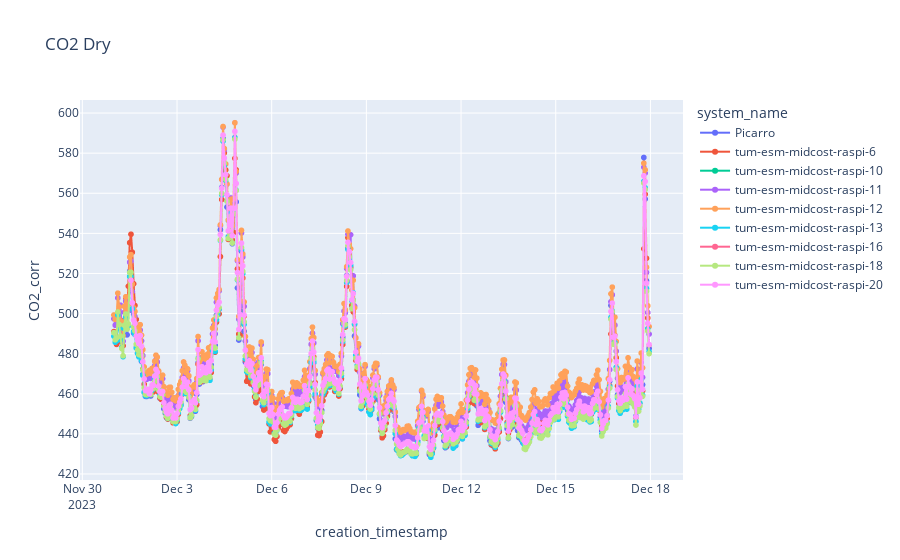
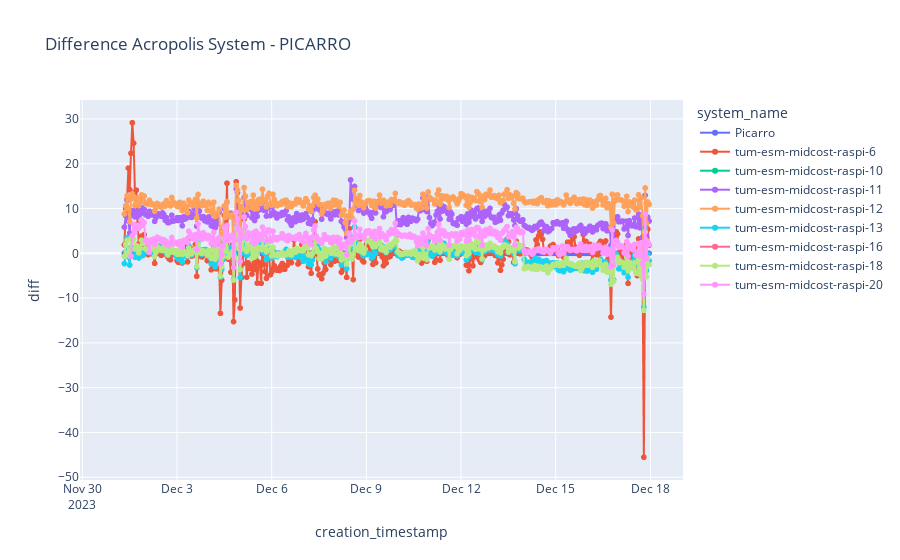

Write notebook code for charts like these, in order.
### Code cell
import plotly.express as px

fig = px.line(df_cal_corr_agg, x="creation_timestamp", y=f"CO2_corr", markers=True, title = "CO2 Dry", color="system_name")
fig.show()

fig = px.line(df_cal_corr_agg, x="creation_timestamp", y=f"diff", markers=True, title = "Difference Acropolis System - PICARRO", color="system_name")
fig.show()

### Figure 1 — Plotly figure (JSON) as saved in the notebook; plotly's stock layout.template omitted (floating-point values rounded to 4 significant figures; data arrays with more than 128 entries replaced by an {"elided": "..."} marker saying what was removed)
{"data": [{"hovertemplate": "system_name=Picarro<br>creation_timestamp=%{x}<br>CO2_corr=%{y}<extra></extra>", "legendgroup": "Picarro", "line": {"color": "#636efa", "dash": "solid"}, "marker": {"symbol": "circle"}, "mode": "lines+markers", "name": "Picarro", "showlegend": true, "type": "scattergl", "x": {"elided": "400 str values"}, "xaxis": "x", "y": {"elided": "400 float values"}, "yaxis": "y"}, {"hovertemplate": "system_name=tum-esm-midcost-raspi-6<br>creation_timestamp=%{x}<br>CO2_corr=%{y}<extra></extra>", "legendgroup": "tum-esm-midcost-raspi-6", "line": {"color": "#EF553B", "dash": "solid"}, "marker": {"symbol": "circle"}, "mode": "lines+markers", "name": "tum-esm-midcost-raspi-6", "showlegend": true, "type": "scattergl", "x": {"elided": "408 str values"}, "xaxis": "x", "y": {"elided": "408 float values"}, "yaxis": "y"}, {"hovertemplate": "system_name=tum-esm-midcost-raspi-10<br>creation_timestamp=%{x}<br>CO2_corr=%{y}<extra></extra>", "legendgroup": "tum-esm-midcost-raspi-10", "line": {"color": "#00cc96", "dash": "solid"}, "marker": {"symbol": "circle"}, "mode": "lines+markers", "name": "tum-esm-midcost-raspi-10", "showlegend": true, "type": "scattergl", "x": {"elided": "408 str values"}, "xaxis": "x", "y": {"elided": "408 null values"}, "yaxis": "y"}, {"hovertemplate": "system_name=tum-esm-midcost-raspi-11<br>creation_timestamp=%{x}<br>CO2_corr=%{y}<extra></extra>", "legendgroup": "tum-esm-midcost-raspi-11", "line": {"color": "#ab63fa", "dash": "solid"}, "marker": {"symbol": "circle"}, "mode": "lines+markers", "name": "tum-esm-midcost-raspi-11", "showlegend": true, "type": "scattergl", "x": {"elided": "408 str values"}, "xaxis": "x", "y": {"elided": "408 float values"}, "yaxis": "y"}, {"hovertemplate": "system_name=tum-esm-midcost-raspi-12<br>creation_timestamp=%{x}<br>CO2_corr=%{y}<extra></extra>", "legendgroup": "tum-esm-midcost-raspi-12", "line": {"color": "#FFA15A", "dash": "solid"}, "marker": {"symbol": "circle"}, "mode": "lines+markers", "name": "tum-esm-midcost-raspi-12", "showlegend": true, "type": "scattergl", "x": {"elided": "408 str values"}, "xaxis": "x", "y": {"elided": "408 float values"}, "yaxis": "y"}, {"hovertemplate": "system_name=tum-esm-midcost-raspi-13<br>creation_timestamp=%{x}<br>CO2_corr=%{y}<extra></extra>", "legendgroup": "tum-esm-midcost-raspi-13", "line": {"color": "#19d3f3", "dash": "solid"}, "marker": {"symbol": "circle"}, "mode": "lines+markers", "name": "tum-esm-midcost-raspi-13", "showlegend": true, "type": "scattergl", "x": {"elided": "408 str values"}, "xaxis": "x", "y": {"elided": "408 float values"}, "yaxis": "y"}, {"hovertemplate": "system_name=tum-esm-midcost-raspi-16<br>creation_timestamp=%{x}<br>CO2_corr=%{y}<extra></extra>", "legendgroup": "tum-esm-midcost-raspi-16", "line": {"color": "#FF6692", "dash": "solid"}, "marker": {"symbol": "circle"}, "mode": "lines+markers", "name": "tum-esm-midcost-raspi-16", "showlegend": true, "type": "scattergl", "x": {"elided": "408 str values"}, "xaxis": "x", "y": {"elided": "408 null values"}, "yaxis": "y"}, {"hovertemplate": "system_name=tum-esm-midcost-raspi-18<br>creation_timestamp=%{x}<br>CO2_corr=%{y}<extra></extra>", "legendgroup": "tum-esm-midcost-raspi-18", "line": {"color": "#B6E880", "dash": "solid"}, "marker": {"symbol": "circle"}, "mode": "lines+markers", "name": "tum-esm-midcost-raspi-18", "showlegend": true, "type": "scattergl", "x": {"elided": "408 str values"}, "xaxis": "x", "y": {"elided": "408 float values"}, "yaxis": "y"}, {"hovertemplate": "system_name=tum-esm-midcost-raspi-20<br>creation_timestamp=%{x}<br>CO2_corr=%{y}<extra></extra>", "legendgroup": "tum-esm-midcost-raspi-20", "line": {"color": "#FF97FF", "dash": "solid"}, "marker": {"symbol": "circle"}, "mode": "lines+markers", "name": "tum-esm-midcost-raspi-20", "showlegend": true, "type": "scattergl", "x": {"elided": "395 str values"}, "xaxis": "x", "y": {"elided": "395 float values"}, "yaxis": "y"}], "layout": {"legend": {"title": {"text": "system_name"}, "tracegroupgap": 0}, "title": {"text": "CO2 Dry"}, "xaxis": {"anchor": "y", "domain": [0, 1], "title": {"text": "creation_timestamp"}}, "yaxis": {"anchor": "x", "domain": [0, 1], "title": {"text": "CO2_corr"}}}}

### Figure 2 — Plotly figure (JSON) as saved in the notebook; plotly's stock layout.template omitted (floating-point values rounded to 4 significant figures; data arrays with more than 128 entries replaced by an {"elided": "..."} marker saying what was removed)
{"data": [{"hovertemplate": "system_name=Picarro<br>creation_timestamp=%{x}<br>diff=%{y}<extra></extra>", "legendgroup": "Picarro", "line": {"color": "#636efa", "dash": "solid"}, "marker": {"symbol": "circle"}, "mode": "lines+markers", "name": "Picarro", "showlegend": true, "type": "scattergl", "x": {"elided": "400 str values"}, "xaxis": "x", "y": {"elided": "400 int values"}, "yaxis": "y"}, {"hovertemplate": "system_name=tum-esm-midcost-raspi-6<br>creation_timestamp=%{x}<br>diff=%{y}<extra></extra>", "legendgroup": "tum-esm-midcost-raspi-6", "line": {"color": "#EF553B", "dash": "solid"}, "marker": {"symbol": "circle"}, "mode": "lines+markers", "name": "tum-esm-midcost-raspi-6", "showlegend": true, "type": "scattergl", "x": {"elided": "408 str values"}, "xaxis": "x", "y": {"elided": "408 float values"}, "yaxis": "y"}, {"hovertemplate": "system_name=tum-esm-midcost-raspi-10<br>creation_timestamp=%{x}<br>diff=%{y}<extra></extra>", "legendgroup": "tum-esm-midcost-raspi-10", "line": {"color": "#00cc96", "dash": "solid"}, "marker": {"symbol": "circle"}, "mode": "lines+markers", "name": "tum-esm-midcost-raspi-10", "showlegend": true, "type": "scattergl", "x": {"elided": "408 str values"}, "xaxis": "x", "y": {"elided": "408 null values"}, "yaxis": "y"}, {"hovertemplate": "system_name=tum-esm-midcost-raspi-11<br>creation_timestamp=%{x}<br>diff=%{y}<extra></extra>", "legendgroup": "tum-esm-midcost-raspi-11", "line": {"color": "#ab63fa", "dash": "solid"}, "marker": {"symbol": "circle"}, "mode": "lines+markers", "name": "tum-esm-midcost-raspi-11", "showlegend": true, "type": "scattergl", "x": {"elided": "408 str values"}, "xaxis": "x", "y": {"elided": "408 float values"}, "yaxis": "y"}, {"hovertemplate": "system_name=tum-esm-midcost-raspi-12<br>creation_timestamp=%{x}<br>diff=%{y}<extra></extra>", "legendgroup": "tum-esm-midcost-raspi-12", "line": {"color": "#FFA15A", "dash": "solid"}, "marker": {"symbol": "circle"}, "mode": "lines+markers", "name": "tum-esm-midcost-raspi-12", "showlegend": true, "type": "scattergl", "x": {"elided": "408 str values"}, "xaxis": "x", "y": {"elided": "408 float values"}, "yaxis": "y"}, {"hovertemplate": "system_name=tum-esm-midcost-raspi-13<br>creation_timestamp=%{x}<br>diff=%{y}<extra></extra>", "legendgroup": "tum-esm-midcost-raspi-13", "line": {"color": "#19d3f3", "dash": "solid"}, "marker": {"symbol": "circle"}, "mode": "lines+markers", "name": "tum-esm-midcost-raspi-13", "showlegend": true, "type": "scattergl", "x": {"elided": "408 str values"}, "xaxis": "x", "y": {"elided": "408 float values"}, "yaxis": "y"}, {"hovertemplate": "system_name=tum-esm-midcost-raspi-16<br>creation_timestamp=%{x}<br>diff=%{y}<extra></extra>", "legendgroup": "tum-esm-midcost-raspi-16", "line": {"color": "#FF6692", "dash": "solid"}, "marker": {"symbol": "circle"}, "mode": "lines+markers", "name": "tum-esm-midcost-raspi-16", "showlegend": true, "type": "scattergl", "x": {"elided": "408 str values"}, "xaxis": "x", "y": {"elided": "408 null values"}, "yaxis": "y"}, {"hovertemplate": "system_name=tum-esm-midcost-raspi-18<br>creation_timestamp=%{x}<br>diff=%{y}<extra></extra>", "legendgroup": "tum-esm-midcost-raspi-18", "line": {"color": "#B6E880", "dash": "solid"}, "marker": {"symbol": "circle"}, "mode": "lines+markers", "name": "tum-esm-midcost-raspi-18", "showlegend": true, "type": "scattergl", "x": {"elided": "408 str values"}, "xaxis": "x", "y": {"elided": "408 float values"}, "yaxis": "y"}, {"hovertemplate": "system_name=tum-esm-midcost-raspi-20<br>creation_timestamp=%{x}<br>diff=%{y}<extra></extra>", "legendgroup": "tum-esm-midcost-raspi-20", "line": {"color": "#FF97FF", "dash": "solid"}, "marker": {"symbol": "circle"}, "mode": "lines+markers", "name": "tum-esm-midcost-raspi-20", "showlegend": true, "type": "scattergl", "x": {"elided": "395 str values"}, "xaxis": "x", "y": {"elided": "395 float values"}, "yaxis": "y"}], "layout": {"legend": {"title": {"text": "system_name"}, "tracegroupgap": 0}, "title": {"text": "Difference Acropolis System - PICARRO"}, "xaxis": {"anchor": "y", "domain": [0, 1], "title": {"text": "creation_timestamp"}}, "yaxis": {"anchor": "x", "domain": [0, 1], "title": {"text": "diff"}}}}
